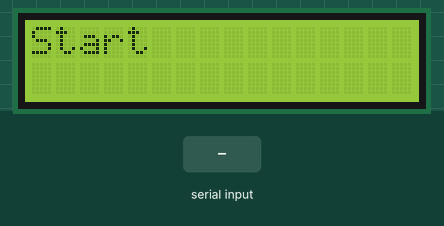
A sketch run on a simulated Arduino Uno, built with avr-gcc and run on an emulated ATmega328P. Shown: 16×2 character LCD. Inputs (shaded band) come from the test bench.

Above: at 1.2 s.
1.3 s: "@\n" received over Serial
At 1.8 s:
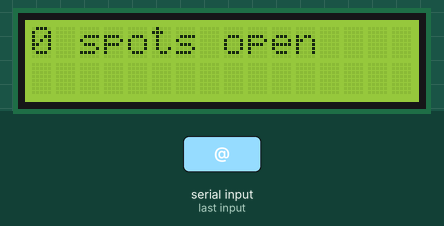
2.8 s: "90,45\n" received over Serial
At 3.1 s:
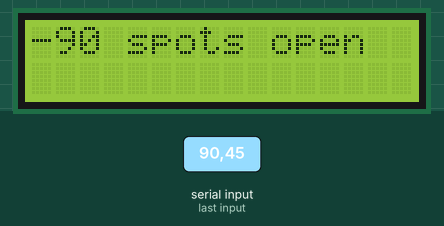
Timing chart, 0 to 5.8 s (numbered marks = the images above; inputs shaded):
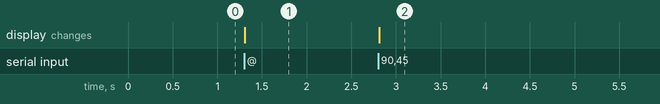

The sketch:

lcd_sketch.ino
```cpp
#include <LiquidCrystal.h>
LiquidCrystal lcd(12,11,5,4,3,2);

const byte numChars=3;
char receivedChars[numChars];
bool newData=false;
int num_spots=0;
int num_cars=0;

void setup() {
  Serial.begin(9600);

  lcd.begin(16,2);
  lcd.print("Start");
}

void loop() {
  recv();
  showNewData();
}

void recv(){
  static byte ndx=0;
  char rc;

  while(Serial.available()>0 && newData==false){
    rc=Serial.read();

    if(rc!='\n' && rc!='@'){
      receivedChars[ndx]=rc;
      ndx++;
      if(ndx>=numChars){
        ndx=numChars-1;
      }
    }else if(rc=='@'){
      receivedChars[ndx]='\0';
      ndx=0;
      newData=true;
      num_spots=atoi(receivedChars);
      Serial.read(); //Clear the \n out of the input buffer
    }else if(rc=='\n'){
      receivedChars[ndx]='\0';
      ndx=0;
      newData=true;
      num_cars=atoi(receivedChars);
    }
  }
}

void showNewData(){
  if(newData==true){
    lcd.clear();
    lcd.setCursor(0,0);
    int available=num_spots-num_cars;
    lcd.print(available);
    lcd.print(" spots open");
    lcd.setCursor(0,1);
    double percent;
    if(num_spots!=0){
      percent=((double)num_cars/(double)num_spots)*100;
      String convert=String(percent,1);
      Serial.print(percent);
      lcd.print(convert);
      lcd.print("% full");
    }
    newData=false;
  }
}
```

Measured:
- after the input at 1.3 s, the display: changes at once (image 1)
- after the input at 2.8 s, the display: changes at once (image 2)
